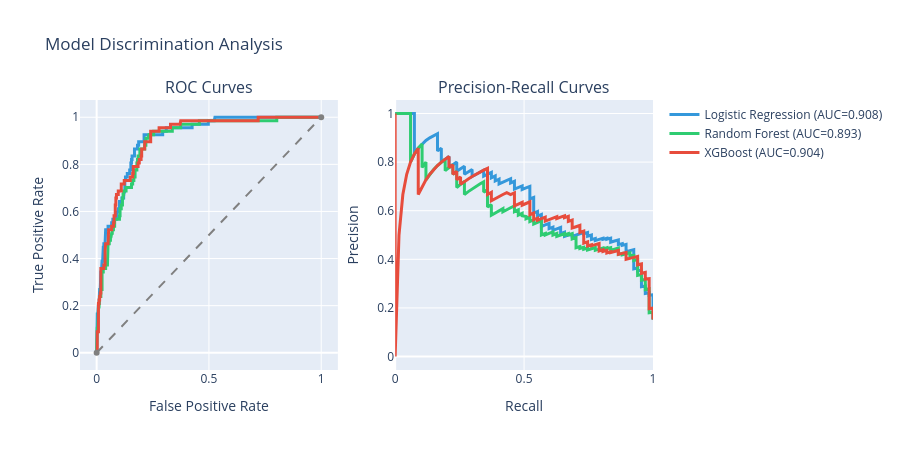

Source (notebook cell):
### Markdown cell above
## 6. ROC and Precision-Recall Curves

### Code cell
# ROC and PR curves
fig = make_subplots(
    rows=1, cols=2,
    subplot_titles=('ROC Curves', 'Precision-Recall Curves')
)

models = [
    ('Logistic Regression', y_pred_proba_lr, '#3498db'),
    ('Random Forest', y_pred_proba_rf, '#2ecc71'),
    ('XGBoost', y_pred_proba_xgb, '#e74c3c')
]

# ROC Curves
for name, proba, color in models:
    fpr, tpr, _ = roc_curve(y_test, proba)
    auc = roc_auc_score(y_test, proba)
    fig.add_trace(
        go.Scatter(x=fpr, y=tpr, name=f'{name} (AUC={auc:.3f})',
                   line=dict(color=color, width=3),
                   hovertemplate='FPR: %{x:.3f}<br>TPR: %{y:.3f}<extra></extra>'),
        row=1, col=1
    )

# Random baseline
fig.add_trace(
    go.Scatter(x=[0, 1], y=[0, 1], name='Random',
               line=dict(color='gray', width=2, dash='dash'), showlegend=False),
    row=1, col=1
)

# Precision-Recall Curves
baseline_precision = y_test.mean()
for name, proba, color in models:
    precision, recall, _ = precision_recall_curve(y_test, proba)
    avg_precision = average_precision_score(y_test, proba)
    fig.add_trace(
        go.Scatter(x=recall, y=precision, name=f'{name} (AP={avg_precision:.3f})',
                   line=dict(color=color, width=3),
                   hovertemplate='Recall: %{x:.3f}<br>Precision: %{y:.3f}<extra></extra>',
                   showlegend=False),
        row=1, col=2
    )

fig.update_xaxes(title_text='False Positive Rate', row=1, col=1)
fig.update_yaxes(title_text='True Positive Rate', row=1, col=1)
fig.update_xaxes(title_text='Recall', row=1, col=2)
fig.update_yaxes(title_text='Precision', row=1, col=2)
fig.update_layout(height=450, title_text='Model Discrimination Analysis')
fig.show()

### Figure 1 — Plotly figure (JSON) as saved in the notebook; plotly's stock layout.template omitted (floating-point values rounded to 4 significant figures; data arrays with more than 128 entries replaced by an {"elided": "..."} marker saying what was removed)
{"data": [{"hovertemplate": "FPR: %{x:.3f}<br>TPR: %{y:.3f}<extra></extra>", "line": {"color": "#3498db", "width": 3}, "name": "Logistic Regression (AUC=0.908)", "x": [0.0, 0.0, 0.0, 0.002674, 0.002674, 0.005348, 0.005348, 0.008021, 0.008021, 0.0107, 0.0107, 0.01337, 0.01337, 0.01604, 0.01604, 0.01872, 0.01872, 0.02139, 0.02139, 0.02406, 0.02406, 0.02674, 0.02674, 0.02941, 0.02941, 0.03209, 0.03209, 0.03743, 0.03743, 0.04011, 0.04011, 0.0508, 0.0508, 0.06684, 0.06684, 0.07219, 0.07219, 0.08021, 0.08556, 0.08824, 0.08824, 0.09626, 0.09626, 0.1016, 0.1016, 0.1123, 0.1123, 0.1203, 0.1203, 0.123, 0.1257, 0.1257, 0.1283, 0.1283, 0.1364, 0.1364, 0.1471, 0.1471, 0.1524, 0.1524, 0.1551, 0.1551, 0.1578, 0.1578, 0.1684, 0.1684, 0.1818, 0.1818, 0.1872, 0.1872, 0.2112, 0.2112, 0.2941, 0.2941, 0.2995, 0.3048, 0.3102, 0.3102, 0.3209, 0.3262, 0.3449, 0.3503, 0.4251, 0.4251, 0.4973, 0.4973, 0.5241, 0.5267, 0.6738, 0.6791, 1.0], "y": [0.0, 0.01493, 0.07463, 0.07463, 0.1642, 0.1642, 0.1791, 0.1791, 0.209, 0.209, 0.2388, 0.2388, 0.2687, 0.2687, 0.2985, 0.2985, 0.3433, 0.3433, 0.3731, 0.3731, 0.3881, 0.3881, 0.403, 0.403, 0.4478, 0.4478, 0.4627, 0.4627, 0.4925, 0.4925, 0.5224, 0.5224, 0.5373, 0.5373, 0.5522, 0.5522, 0.5672, 0.5672, 0.5672, 0.5672, 0.597, 0.597, 0.6119, 0.6119, 0.6418, 0.6418, 0.6567, 0.6567, 0.6716, 0.6866, 0.6866, 0.7313, 0.7313, 0.7463, 0.7463, 0.7612, 0.7612, 0.7761, 0.7761, 0.806, 0.806, 0.8209, 0.8209, 0.8358, 0.8358, 0.8657, 0.8657, 0.8806, 0.8806, 0.8955, 0.8955, 0.9254, 0.9254, 0.9403, 0.9403, 0.9403, 0.9403, 0.9552, 0.9552, 0.9552, 0.9552, 0.9552, 0.9552, 0.9701, 0.9701, 0.9851, 0.9851, 1.0, 1.0, 1.0, 1.0], "type": "scatter", "xaxis": "x", "yaxis": "y"}, {"hovertemplate": "FPR: %{x:.3f}<br>TPR: %{y:.3f}<extra></extra>", "line": {"color": "#2ecc71", "width": 3}, "name": "Random Forest (AUC=0.893)", "x": [0.0, 0.0, 0.0, 0.002674, 0.002674, 0.005348, 0.005348, 0.008021, 0.008021, 0.0107, 0.0107, 0.01337, 0.01337, 0.01872, 0.01872, 0.02406, 0.02406, 0.02941, 0.02941, 0.04011, 0.04011, 0.04813, 0.04813, 0.0508, 0.0508, 0.05615, 0.05615, 0.0615, 0.0615, 0.06417, 0.06684, 0.06952, 0.06952, 0.07487, 0.07487, 0.08021, 0.08021, 0.1016, 0.1016, 0.1043, 0.1043, 0.1096, 0.1096, 0.115, 0.115, 0.1176, 0.1176, 0.1203, 0.1203, 0.131, 0.131, 0.1551, 0.1551, 0.1604, 0.1604, 0.1658, 0.1658, 0.1711, 0.1711, 0.1791, 0.1791, 0.1818, 0.1818, 0.1845, 0.1845, 0.1925, 0.1925, 0.2139, 0.2139, 0.2193, 0.2193, 0.2299, 0.2326, 0.254, 0.254, 0.2594, 0.2647, 0.3128, 0.3182, 0.3369, 0.3369, 0.3743, 0.3743, 0.4519, 0.4572, 0.4572, 0.6658, 0.6711, 0.8021, 0.8021, 1.0], "y": [0.0, 0.01493, 0.0597, 0.0597, 0.1045, 0.1045, 0.1194, 0.1194, 0.194, 0.194, 0.2239, 0.2239, 0.2388, 0.2388, 0.2687, 0.2687, 0.3433, 0.3433, 0.3582, 0.3582, 0.3731, 0.3731, 0.4179, 0.4179, 0.4627, 0.4627, 0.4776, 0.4776, 0.4925, 0.4925, 0.5075, 0.5075, 0.5224, 0.5224, 0.5373, 0.5373, 0.5672, 0.5672, 0.5821, 0.5821, 0.6119, 0.6119, 0.6269, 0.6269, 0.6567, 0.6567, 0.6716, 0.6716, 0.6866, 0.6866, 0.7015, 0.7015, 0.7164, 0.7164, 0.7313, 0.7313, 0.7463, 0.7463, 0.7761, 0.7761, 0.806, 0.806, 0.8209, 0.8209, 0.8358, 0.8358, 0.8657, 0.8657, 0.8806, 0.8806, 0.9104, 0.9104, 0.9254, 0.9254, 0.9403, 0.9403, 0.9403, 0.9403, 0.9403, 0.9403, 0.9552, 0.9552, 0.9701, 0.9701, 0.9701, 0.9851, 0.9851, 0.9851, 0.9851, 1.0, 1.0], "type": "scatter", "xaxis": "x", "yaxis": "y"}, {"hovertemplate": "FPR: %{x:.3f}<br>TPR: %{y:.3f}<extra></extra>", "line": {"color": "#e74c3c", "width": 3}, "name": "XGBoost (AUC=0.904)", "x": [0.0, 0.002674, 0.002674, 0.008021, 0.008021, 0.0107, 0.0107, 0.01337, 0.01337, 0.01604, 0.01604, 0.01872, 0.01872, 0.03209, 0.03209, 0.03743, 0.03743, 0.04011, 0.04011, 0.0508, 0.0508, 0.05348, 0.05348, 0.05615, 0.0615, 0.06684, 0.06684, 0.07487, 0.07487, 0.07754, 0.07754, 0.08289, 0.08289, 0.08556, 0.08556, 0.08824, 0.08824, 0.09626, 0.09626, 0.1096, 0.1096, 0.123, 0.123, 0.1497, 0.1497, 0.1604, 0.1604, 0.1631, 0.1631, 0.1845, 0.1845, 0.1898, 0.1898, 0.1925, 0.1979, 0.1979, 0.2005, 0.2005, 0.2139, 0.2139, 0.2406, 0.2406, 0.2781, 0.2781, 0.3289, 0.3289, 0.3717, 0.3743, 0.4278, 0.4332, 0.5, 0.5053, 0.5695, 0.5749, 0.7193, 0.7193, 1.0], "y": [0.0, 0.0, 0.08955, 0.08955, 0.209, 0.209, 0.2239, 0.2239, 0.2388, 0.2388, 0.2537, 0.2537, 0.3582, 0.3582, 0.3731, 0.3731, 0.4328, 0.4478, 0.4627, 0.4627, 0.4925, 0.4925, 0.5224, 0.5224, 0.5224, 0.5224, 0.5373, 0.5373, 0.5522, 0.5522, 0.5821, 0.5821, 0.6269, 0.6269, 0.6567, 0.6567, 0.6716, 0.6716, 0.6866, 0.6866, 0.7164, 0.7164, 0.7313, 0.7313, 0.7463, 0.7463, 0.7612, 0.7612, 0.791, 0.791, 0.806, 0.806, 0.8209, 0.8209, 0.8209, 0.8358, 0.8358, 0.8657, 0.8657, 0.8955, 0.8955, 0.9403, 0.9403, 0.9552, 0.9552, 0.9701, 0.9701, 0.9851, 0.9851, 0.9851, 0.9851, 0.9851, 0.9851, 0.9851, 0.9851, 1.0, 1.0], "type": "scatter", "xaxis": "x", "yaxis": "y"}, {"line": {"color": "gray", "dash": "dash", "width": 2}, "name": "Random", "showlegend": false, "x": [0, 1], "y": [0, 1], "type": "scatter", "xaxis": "x", "yaxis": "y"}, {"hovertemplate": "Recall: %{x:.3f}<br>Precision: %{y:.3f}<extra></extra>", "line": {"color": "#3498db", "width": 3}, "name": "Logistic Regression (AP=0.653)", "showlegend": false, "x": {"elided": "434 float values"}, "y": {"elided": "434 float values"}, "type": "scatter", "xaxis": "x2", "yaxis": "y2"}, {"hovertemplate": "Recall: %{x:.3f}<br>Precision: %{y:.3f}<extra></extra>", "line": {"color": "#2ecc71", "width": 3}, "name": "Random Forest (AP=0.599)", "showlegend": false, "x": {"elided": "434 float values"}, "y": {"elided": "434 float values"}, "type": "scatter", "xaxis": "x2", "yaxis": "y2"}, {"hovertemplate": "Recall: %{x:.3f}<br>Precision: %{y:.3f}<extra></extra>", "line": {"color": "#e74c3c", "width": 3}, "name": "XGBoost (AP=0.605)", "showlegend": false, "x": {"elided": "434 float values"}, "y": {"elided": "434 float values"}, "type": "scatter", "xaxis": "x2", "yaxis": "y2"}], "layout": {"xaxis": {"anchor": "y", "domain": [0.0, 0.45], "title": {"text": "False Positive Rate"}}, "yaxis": {"anchor": "x", "domain": [0.0, 1.0], "title": {"text": "True Positive Rate"}}, "xaxis2": {"anchor": "y2", "domain": [0.55, 1.0], "title": {"text": "Recall"}}, "yaxis2": {"anchor": "x2", "domain": [0.0, 1.0], "title": {"text": "Precision"}}, "annotations": [{"font": {"size": 16}, "showarrow": false, "text": "ROC Curves", "x": 0.225, "xanchor": "center", "xref": "paper", "y": 1.0, "yanchor": "bottom", "yref": "paper"}, {"font": {"size": 16}, "showarrow": false, "text": "Precision-Recall Curves", "x": 0.775, "xanchor": "center", "xref": "paper", "y": 1.0, "yanchor": "bottom", "yref": "paper"}], "title": {"text": "Model Discrimination Analysis"}, "height": 450}}
